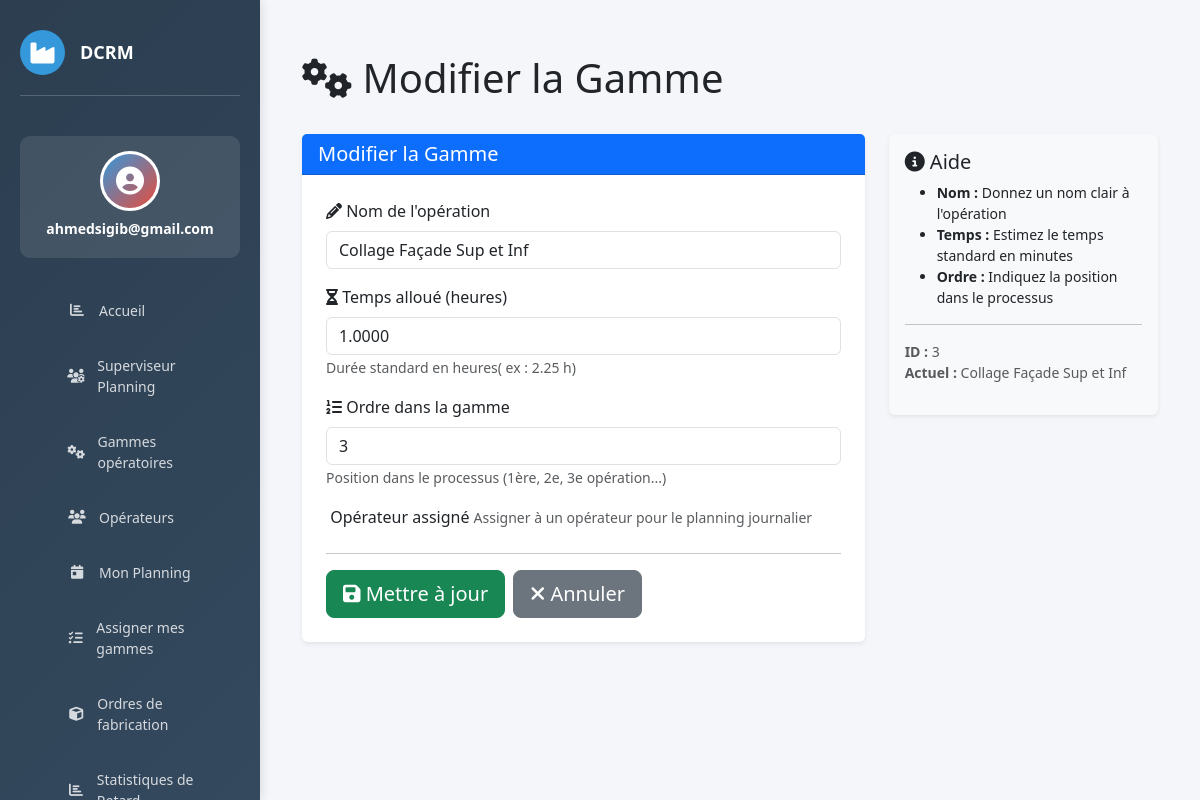
The page /gamme/3/modifier/ (signed in) on the database as committed earlier.
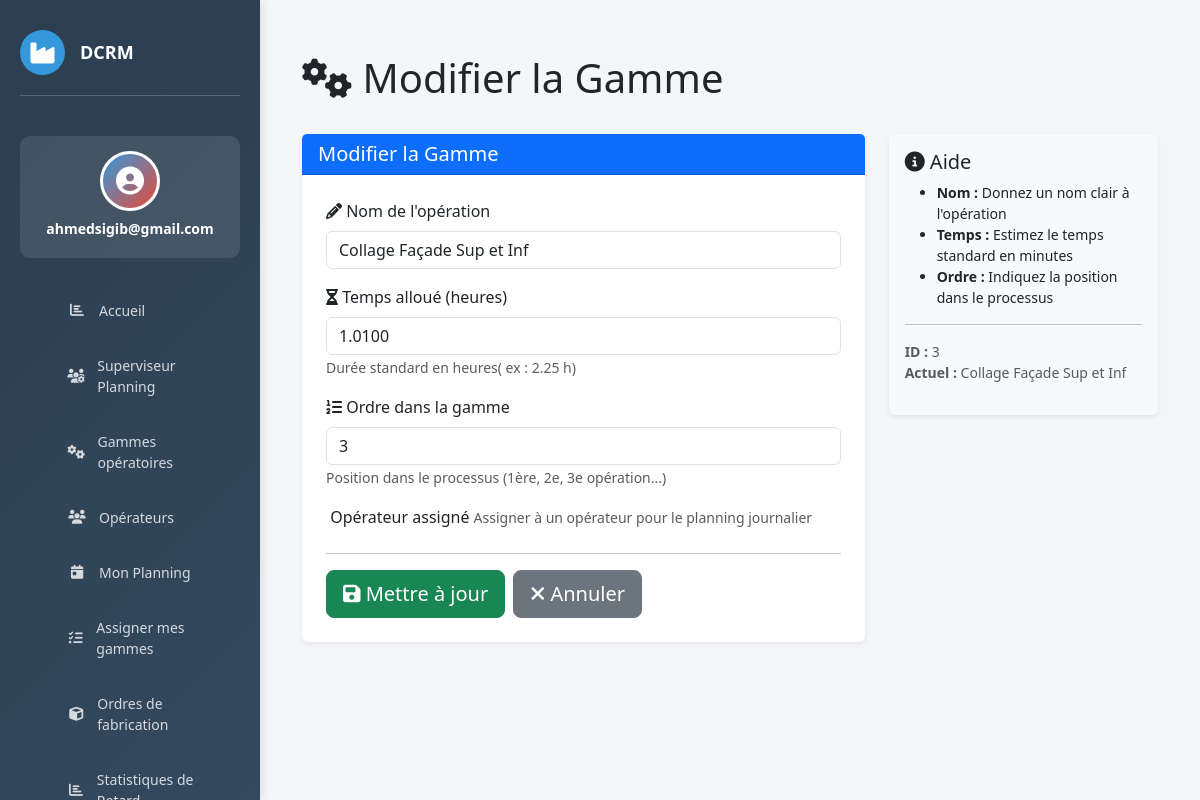
The same page on the database as committed later.
### website/models.py (models this page shows, shortened)
class GammeOperation(models.Model):
    nom           = models.CharField(max_length=200)
    temps_alloue  = models.DecimalField(max_digits=7, decimal_places=4, help_text="Durée en heures (ex: 1.005)")
    ordre         = models.PositiveSmallIntegerField(help_text="Position dans la gamme")
    operateurs    = models.ManyToManyField(
        'Operateur',
        blank=True,
        related_name='gammes',
        verbose_name="Opérateurs assignés"
    )
    class Meta:
        ordering = ['ordre']

### website/views.py (the view)
# urls.py: path('gamme/<int:id>/modifier/', views.gamme_form, name='modifier_gamme'),  # Modifier
@login_required(login_url='home')
def gamme_form(request, id=None):
    gamme = get_object_or_404(GammeOperation, id=id) if id else None
    titre = "Modifier la Gamme" if gamme else "Ajouter une Gamme"
    if request.method == 'POST':
        form = GammeOperationForm(request.POST, instance=gamme)
        if form.is_valid():
            form.save()
            msg = "modifiée" if gamme else "ajoutée"
            messages.success(request, f"✅ Gamme {msg} avec succès!")
            return redirect('gammes_list')
    else:
        form = GammeOperationForm(instance=gamme)
    return render(request, 'gamme/gamme_form.html', {'form': form, 'titre': titre, 'gamme': gamme})

### website/forms.py
class GammeOperationForm(forms.ModelForm):
    class Meta:
        model = GammeOperation
        fields = ['nom', 'temps_alloue', 'ordre', 'operateurs']
        widgets = {
            'nom': forms.TextInput(attrs={
                'class': 'form-control',
                'placeholder': 'Ex: Assemblage'
            }),
            'temps_alloue': forms.NumberInput(attrs={
                'class': 'form-control',
                'step': '0.0001',
                'placeholder': 'Heures (ex: 1.005)'
            }),
            'ordre': forms.NumberInput(attrs={
                'class': 'form-control',
                'placeholder': '1, 2, 3...'
            }),
            'operateurs': forms.Select(attrs={
                'class': 'form-control',
            }),
        }

### website/templates/gamme/gamme_form.html (shortened to what the changed rows need)
{% extends 'base.html' %}
{% load static %}
{% block content %}
<div class="container mt-4">
    <div class="row mb-4">
        <div class="col-md-8">
            <h1 class="display-6">
                <i class="fas fa-cogs"></i> {{ titre }}
            </h1>
        </div>
    </div>
    <div class="row">
        <div class="col-lg-8">
            <div class="card border-0 shadow-sm">
                <div class="card-body p-4">
                    <form method="POST" novalidate>
                        <div class="mb-3">
                            <label class="form-label">
                                <i class="fas fa-pencil-alt"></i> Nom de l'opération
                            </label>
                            {% if form.nom.errors %}
                                <input type="text" name="nom" class="form-control is-invalid"
                                       value="{{ form.nom.value|default:'' }}" required>
                                <div class="invalid-feedback">
                                    {{ form.nom.errors.0 }}
                                </div>
                            {% else %}
                                <input type="text" name="nom" class="form-control"
                                       placeholder="Ex: Assemblage structure"
                                       value="{{ form.nom.value|default:'' }}" required>
                            {% endif %}
                        </div>
                        <div class="mb-3">
                            <label class="form-label">
                                <i class="fas fa-hourglass-half"></i> Temps alloué (heures)
                            </label>
                            {% if form.temps_alloue.errors %}
                                <input type="number" name="temps_alloue" class="form-control is-invalid"
                                       value="{{ form.temps_alloue.value|default:'' }}" required>
                                <div class="invalid-feedback">
                                    {{ form.temps_alloue.errors.0 }}
                                </div>
                            {% else %}
                                <input type="number" name="temps_alloue" class="form-control"
                                       placeholder="Ex: 1.02"
                                       value="{{ form.temps_alloue.value|default:'' }}" required>
                            {% endif %}
                            <small class="text-muted">Durée standard en heures( ex : 2.25 h)</small>
                        </div>
                    </form>
                </div>
            </div>
        </div>
        <div class="col-lg-4">
            <div class="card border-0 shadow-sm bg-light">
                <div class="card-body">
                    <h5 class="card-title">
                        <i class="fas fa-info-circle"></i> Aide
                    </h5>
                    <ul class="small">
                        <li><strong>Nom :</strong> Donnez un nom clair à l'opération</li>
                        <li><strong>Temps :</strong> Estimez le temps standard en minutes</li>
                        <li><strong>Ordre :</strong> Indiquez la position dans le processus</li>
                    </ul>
                    {% if gamme %}
                    <hr>
                    <p class="small text-muted">
                        <strong>ID :</strong> {{ gamme.id }}<br>
                        {% if gamme.nom %}<strong>Actuel :</strong> {{ gamme.nom }}{% endif %}
                    </p>
                    {% endif %}
                </div>
            </div>
        </div>
    </div>
</div>
{% endblock %}

Rows that differ between the two databases and show on the page:
changed GammeOperation "Collage Façade Sup et Inf": temps_alloue "1.0000" → "1.0100"
